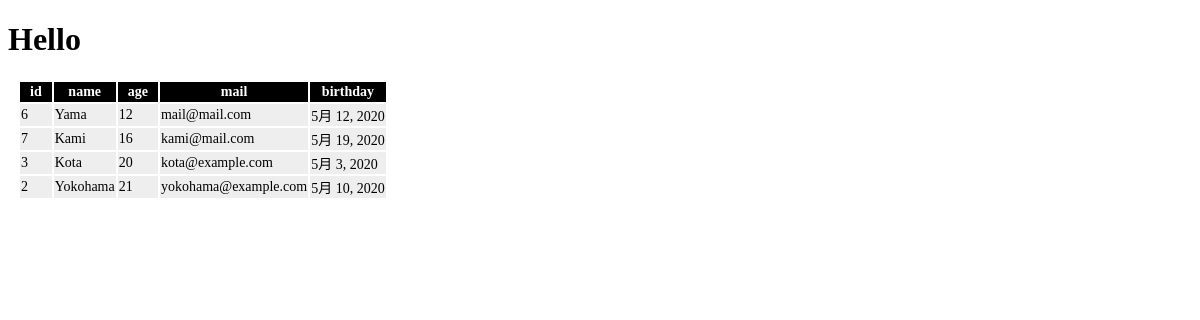
/hello/, run on the app's committed database.
### hello/models.py (models this page shows, shortened)
class Friend(models.Model):
    name = models.CharField(max_length=100)
    mail = models.EmailField(max_length=200)
    gender = models.BooleanField()
    age = models.IntegerField(default=0)
    birthday = models.DateField()

### hello/views.py (the view)
# urls.py: path('', views.index, name='index'),
def index(request):
    data = Friend.objects.all().order_by('age')
    params = {
            'title': 'Hello',
            'message': '',
            'data': data,
        }
    return render(request, 'hello/index.html', params)

### hello/templates/hello/index.html (shortened to what this page needs)
{% load static %}
<!DOCTYPE html>
<html lang="ja">
<head>
  <link rel="stylesheet" href="{% static 'hello/css/style.css' %}">
</head>
<body>
  <h1>{{ title }}</h1>
  <table>
    <tr>
      <th>id</th>
      <th>name</th>
      <th>age</th>
      <th>mail</th>
      <th>birthday</th>
    </tr>
    {% for item in data %}
    <tr>
      <td>{{ item.id }}</td>
      <td>{{ item.name }}</td>
      <td>{{ item.age }}</td>
      <td>{{ item.mail }}</td>
      <td>{{ item.birthday }}</td>
    </tr>
    {% endfor %}
  </table>
</body>
</html>

### hello/static/hello/css/style.css (style rules this page uses)
table { margin: 10px; font-size: 14px; }
table tr th { background-color: #000; color: #fff; padding: 2px 10px; border-width: 2px; }
table tr td { background-color: #eee; color: #000; }

### data on the page
Friend: id "6", name "Yama", age "12", mail "mail@mail.com", birthday "5月 12, 2020"
Friend: id "7", name "Kami", age "16", mail "kami@mail.com", birthday "5月 19, 2020"
Friend: id "3", name "Kota", age "20", mail "kota@example.com", birthday "5月 3, 2020"
Friend: id "2", name "Yokohama", age "21", mail "yokohama@example.com", birthday "5月 10, 2020"

### other printed values
{{ title }} "Hello"
